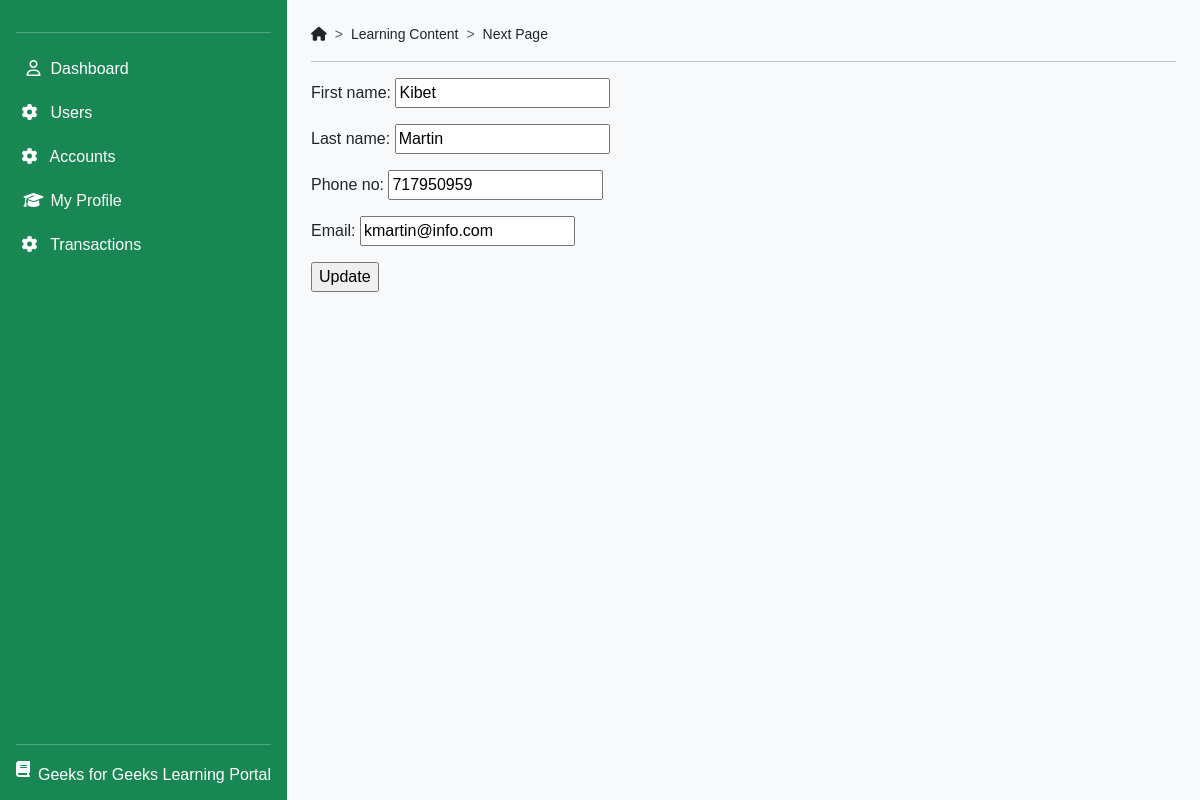
The page /control/ctrl_users/update/1 on the database its author committed.
### accounts/models.py (models this page shows, shortened)
class CustomUser(AbstractBaseUser, PermissionsMixin):
    ROLES = [
        ('User', 'user'),
        ('Staff', 'staff'),
        ('Admin', 'admin'),
    ]
    first_name = models.CharField(max_length=30, blank=False)
    last_name = models.CharField(max_length=30, blank=False)
    address = models.TextField(blank=True, null=True)
    phone_no = models.IntegerField(blank=True, null=True)
    email = models.EmailField(unique=True)
    date_joined = models.DateTimeField(default=timezone.now)
    last_login = models.DateTimeField(null=True, blank=True)
    is_active = models.BooleanField(default=True)
    is_staff = models.BooleanField(default=False)
    user_type = models.CharField(max_length=20, choices=ROLES, default='User')
    account_no = models.CharField(max_length=12, unique=True, editable=False)
    password_reset_token = models.CharField(max_length=100, blank=True, null=True)
    password_reset_expiry = models.DateTimeField(blank=True, null=True)
    objects = CustomUserManager()
    USERNAME_FIELD = 'email'
    REQUIRED_FIELDS = ['first_name', 'last_name']

### control/views.py (the view)
# urls.py: path('ctrl_users/update/<user_id>', views.update_user, name='update_user'),
def update_user(request, user_id):
    user = CustomUser.objects.get(id=user_id)
    if request.method == 'POST':
        form = UpdateUserForm(request.POST, instance=user)
        if form.is_valid():
            form.save()
            return redirect('user_details')
    else:
        form = UpdateUserForm(instance=user)
    return render(request, 'users/update_user.html', {'form': form})

### control/forms.py
class UpdateUserForm(UserChangeForm):
    password = None
    class Meta:
        model = CustomUser
        fields = ['first_name', 'last_name', 'phone_no', 'email', ]

### control/templates/users/update_user.html (shortened to what this page needs)
{% extends '../dashboard.html' %}
{% block content %}
<form method="POST">
    {{ form.as_p }}
    <input type="submit" value="Update">
</form>
{% endblock %}

### static/css/temp.css (style rules this page uses)
html, body { height: 100%; font-family: 'Ubuntu', sans-serif; }

### rows shown on the page
CustomUser: first_name "Kibet", last_name "Martin", phone_no "717950959", email "kmartin@info.com"
